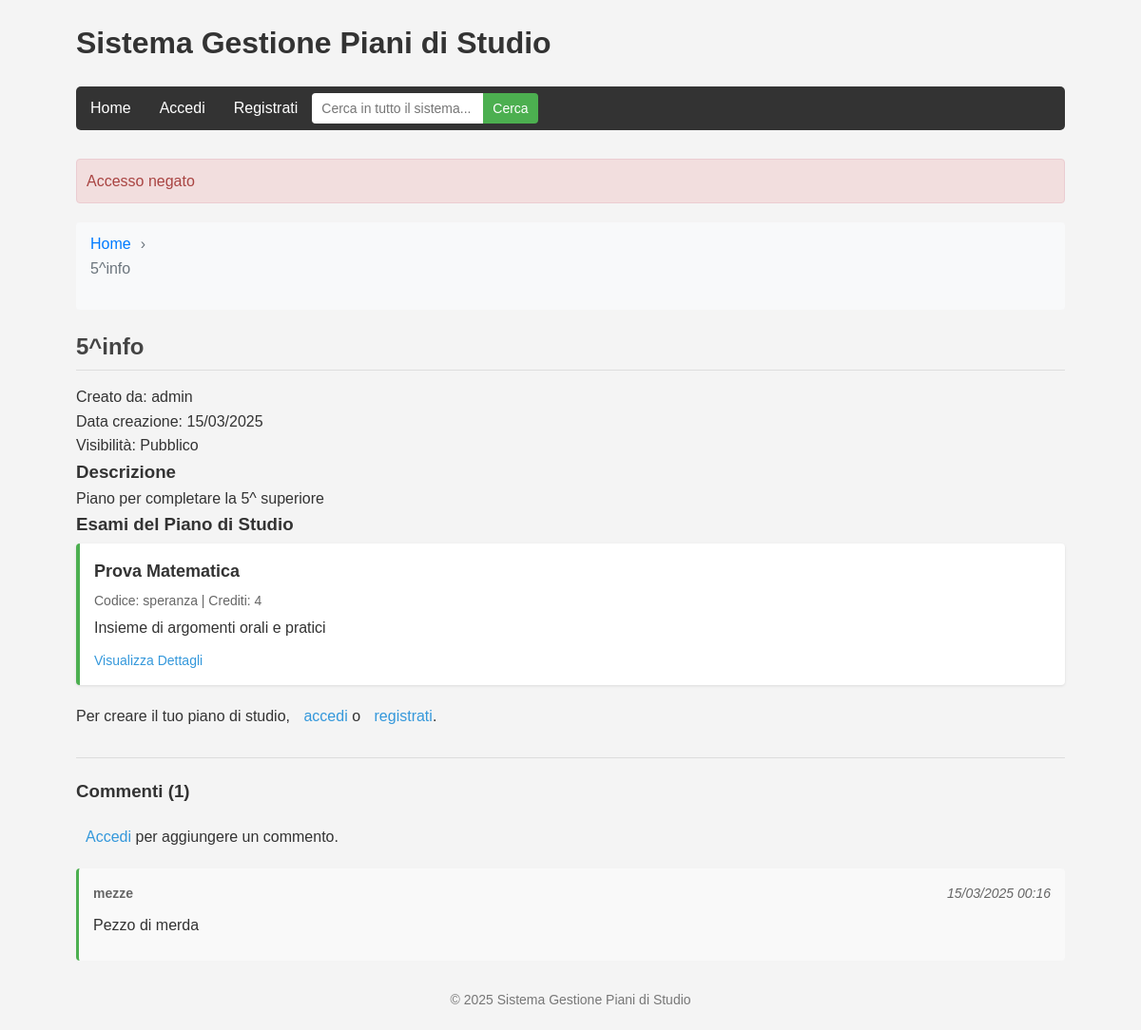
The app's page /pages/view_pages/view_piano.php?id=1 with its own data.
### tables this page shows
CREATE TABLE `piani_di_studio` (
  `id` int(11) NOT NULL,
  `nome` varchar(100) NOT NULL,
  `descrizione` text DEFAULT NULL,
  `data_creazione` timestamp NOT NULL DEFAULT current_timestamp(),
  `user_id` int(11) NOT NULL,
  `visibility` varchar(20) NOT NULL DEFAULT 'private'
);

CREATE TABLE `users` (
  `id` int(11) NOT NULL,
  `username` varchar(50) NOT NULL,
  `password` varchar(255) NOT NULL,
  `email` varchar(100) NOT NULL,
  `role` varchar(20) NOT NULL DEFAULT 'user',
  `created_at` timestamp NOT NULL DEFAULT current_timestamp()
);

CREATE TABLE `esami` (
  `id` int(11) NOT NULL,
  `piano_id` int(11) NOT NULL,
  `nome` varchar(100) NOT NULL,
  `codice` varchar(20) DEFAULT NULL,
  `crediti` int(11) DEFAULT 6,
  `descrizione` text DEFAULT NULL,
  `anno` int(11) DEFAULT NULL,
  `semestre` int(11) DEFAULT NULL
);

CREATE TABLE `commenti` (
  `id` int(11) NOT NULL,
  `user_id` int(11) NOT NULL,
  `tipo_elemento` varchar(50) NOT NULL,
  `elemento_id` int(11) NOT NULL,
  `testo` text NOT NULL,
  `data_creazione` timestamp NOT NULL DEFAULT current_timestamp(),
  `data_modifica` timestamp NULL DEFAULT NULL ON UPDATE current_timestamp()
);

### models/piano_di_studio.php (called while the page is built, shortened)
<?php
class PianoDiStudio {
    private $conn;
    private $table_name = "piani_di_studio";
    public $id;
    public function __construct($db) {
        $this->conn = $db;
    }
    public function readOne() {
        $query = "SELECT * FROM " . $this->table_name . " WHERE id = ? LIMIT 0,1";
        $stmt = $this->conn->prepare($query);
        $stmt->bindParam(1, $this->id);
        $stmt->execute();
        $row = $stmt->fetch(PDO::FETCH_ASSOC);
        if ($row) {
            return $row;
        }
        return [];
    }
}
?>

### pages/components/comments/comments.php (called while the page is built, shortened)
<?php
include_once 'comment_list.php';
function gestioneCommenti($db, $tipo_elemento, $elemento_id, $redirect_base) {
    if (!isset($_SESSION['user_id'])) {
        return ['message' => 'Accesso negato', 'message_class' => 'error'];
    }
    return null;
}
function gestioneCommentiPiani($db, $piano_id) {
    $redirect_base = "view_piano.php?id={$piano_id}";
    return gestioneCommenti($db, 'piano', $piano_id, $redirect_base);
}
function renderCommentiPiani($db, $piano_id) {
    $redirect_param = "id={$piano_id}";
    renderCommenti($db, 'piano', $piano_id, $redirect_param);
}

### models/esame.php (called while the page is built, shortened)
<?php
class Esame {
    private $conn;
    private $table_name = "esami";
    public function __construct($db) {
        $this->conn = $db;
    }
    public function readByPiano($piano_id) {
        $query = "SELECT * FROM " . $this->table_name . "
                  WHERE piano_id = :piano_id
                  ORDER BY nome ASC";
        $stmt = $this->conn->prepare($query);
        $stmt->bindParam(":piano_id", $piano_id);
        $stmt->execute();
        return $stmt;
    }
}
?>

### models/comments.php (called while the page is built, shortened)
<?php
class Commento {
    private $conn;
    private $table_name = "commenti";
    public function __construct($db) {
        $this->conn = $db;
    }
    public function readByElemento($tipo_elemento, $elemento_id) {
        $query = "SELECT c.*, u.username
                  FROM " . $this->table_name . " c
                  LEFT JOIN users u ON c.user_id = u.id
                  WHERE c.tipo_elemento = :tipo_elemento
                  AND c.elemento_id = :elemento_id
                  ORDER BY c.data_creazione DESC";
        $stmt = $this->conn->prepare($query);
        $stmt->bindParam(":tipo_elemento", $tipo_elemento);
        $stmt->bindParam(":elemento_id", $elemento_id);
        $stmt->execute();
        return $stmt;
    }
    public function countByElemento($tipo_elemento, $elemento_id) {
        $query = "SELECT COUNT(*) as total FROM " . $this->table_name . "
                  WHERE tipo_elemento = :tipo_elemento
                  AND elemento_id = :elemento_id";
        $stmt = $this->conn->prepare($query);
        $stmt->bindParam(":tipo_elemento", $tipo_elemento);
        $stmt->bindParam(":elemento_id", $elemento_id);
        $stmt->execute();
        $row = $stmt->fetch(PDO::FETCH_ASSOC);
        return $row['total'];
    }
}
?>

### pages/view_pages/view_piano.php (the view, shortened to what this page needs)
<?php
include_once '../../ui/includes/header_view.php';
include_once '../../models/piano_di_studio.php';
include_once '../../models/esame.php';
include_once '../../models/comments.php';
include_once '../components/comments/comments.php';
$database = new Database();
$db = $database->getConnection();
$piano = new PianoDiStudio($db);
$piano->id = $_GET['id'];
$piano_info = $piano->readOne();
$user_query = "SELECT username FROM users WHERE id = :user_id LIMIT 1";
$user_stmt = $db->prepare($user_query);
$user_stmt->bindParam(":user_id", $piano_info['user_id']);
$user_stmt->execute();
$user_row = $user_stmt->fetch(PDO::FETCH_ASSOC);
$creator = $user_row ? $user_row['username'] : "Utente sconosciuto";
$risultato_commenti = gestioneCommentiPiani($db, $piano_info['id']);
if ($risultato_commenti && !empty($risultato_commenti['message'])) {
    echo "<div class='message {$risultato_commenti['message_class']}'>{$risultato_commenti['message']}</div>";
}
?>
<div class="breadcrumb">
    <ul>
        <li><a href="../index.php">Home</a></li>
        <li><?php echo htmlspecialchars($piano_info['nome']); ?></li>
    </ul>
</div>
<div class="piano-view">
    <h2><?php echo htmlspecialchars($piano_info['nome']); ?></h2>
    <div class="piano-meta">
        <p>Creato da: <?php echo htmlspecialchars($creator); ?></p>
        <p>Data creazione: <?php echo date('d/m/Y', strtotime($piano_info['data_creazione'])); ?></p>
        <p>Visibilità: <?php echo ($piano_info['visibility'] == 'public') ? "Pubblico" : "Privato"; ?></p>
    </div>
    <div class="piano-description">
        <h3>Descrizione</h3>
        <p><?php echo nl2br(htmlspecialchars($piano_info['descrizione'])); ?></p>
    </div>
    <div class="piano-esami">
        <h3>Esami del Piano di Studio</h3>
        <?php
        $esame = new Esame($db);
        $stmt = $esame->readByPiano($piano_info['id']);
        if ($stmt->rowCount() > 0) {
            echo "<ul class='item-list'>";
            while ($row = $stmt->fetch(PDO::FETCH_ASSOC)) {
                extract($row);
                echo "<li>
                        <div class='item-title'>" . htmlspecialchars($nome) . "</div>
                        <div class='item-meta'>Codice: " . htmlspecialchars($codice) . " | Crediti: {$crediti}</div>
                        <div class='item-description'>" . nl2br(htmlspecialchars($descrizione)) . "</div>
                        <div class='item-actions'>";
                echo "<a href='view_esame.php?id={$id}'>Visualizza Dettagli</a>";
                echo "</div>
                    </li>";
            }
            echo "</ul>";
        } else {
            echo "<p>Nessun esame trovato per questo piano di studio.</p>";
        }
        ?>
    </div>
    <?php if (isset($_SESSION['user_id']) && ($piano_info['user_id'] == $_SESSION['user_id'] || (isset($_SESSION['is_admin']) && $_SESSION['is_admin']))): ?>
    <div class="piano-actions">
        <a href="../esami.php?piano_id=<?php echo $piano_info['id']; ?>" class="btn-primary">Gestisci Esami</a>
        <a href="../index.php?edit=<?php echo $piano_info['id']; ?>" class="btn-secondary">Modifica Piano</a>
    </div>
    <?php elseif (!isset($_SESSION['user_id'])): ?>
    <div class="piano-actions">
        <p>Per creare il tuo piano di studio, <a href="../login.php">accedi</a> o <a href="../register.php">registrati</a>.</p>
    </div>
    <?php endif; ?>
    <?php renderCommentiPiani($db, $piano_info['id']); ?>
</div>
<?php include_once '../../ui/includes/footer_view.php';  ?>

### pages/components/comments/comment_list.php (shortened to what this page needs)
<?php
function renderCommenti($db, $tipo_elemento, $elemento_id, $redirect_param) {
    $commento = new Commento($db);
    $comment_count = $commento->countByElemento($tipo_elemento, $elemento_id);
    ?>
    <div class="comments-section">
        <h3>Commenti (<?php echo $comment_count; ?>)</h3>
        <?php if(isset($_SESSION['user_id'])): ?>
        <div class="comment-form">
            <form action="" method="POST">
                <input type="hidden" name="comment_tipo" value="<?php echo $tipo_elemento; ?>">
                <input type="hidden" name="comment_elemento_id" value="<?php echo $elemento_id; ?>">
                <textarea name="comment_text" placeholder="Aggiungi un commento..." required></textarea>
                <button type="submit" name="add_comment" class="btn-primary">Commenta</button>
            </form>
        </div>
        <?php else: ?>
            <p><a href="../login.php">Accedi</a> per aggiungere un commento.</p>
        <?php endif; ?>
        <div class="comments-list">
            <?php
            $stmt_commenti = $commento->readByElemento($tipo_elemento, $elemento_id);
            if($stmt_commenti->rowCount() > 0) {
                while($row_commento = $stmt_commenti->fetch(PDO::FETCH_ASSOC)) {
                    echo '<div class="comment-item" id="comment-'.$row_commento['id'].'">';
                    echo '<div class="comment-header">';
                    echo '<span class="comment-author">'.htmlspecialchars($row_commento['username']).'</span>';
                    echo '<span class="comment-date">'.date('d/m/Y H:i', strtotime($row_commento['data_creazione'])).'</span>';
                    echo '</div>';
                    echo '<div class="comment-content">'.htmlspecialchars($row_commento['testo']).'</div>';
                    echo '</div>';
                }
            } else {
                echo '<p>Nessun commento presente. Sii il primo a commentare!</p>';
            }
            ?>
        </div>
    </div>
    <?php
}

### records on screen
piani_di_studio: id "Accesso negato", nome "5^info", data_creazione "15/03/2025", descrizione "Piano per completare la 5^ superiore", id "1"
users: username "admin"
esami: nome "Prova Matematica", codice "speranza", crediti "4", descrizione "Insieme di argomenti orali e pratici"
commenti: user.username "mezze", data_creazione "15/03/2025 00:16", testo "Pezzo di merda"
